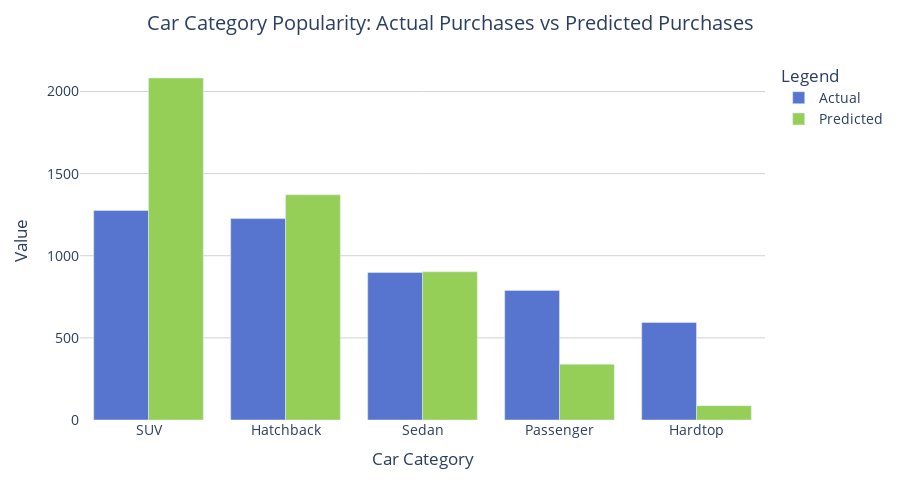

Source (notebook cell):
### Code cell
import plotly.express as px

car_sales_combo = pd.concat([car_sales_actual, car_sales_predicted], ignore_index=True)
fig = px.bar(
    car_sales_combo,
    x='Car Category',
    y='Value',
    color='Source',
    barmode='group',
    color_discrete_map={'Actual': '#5775CF', 'Predicted': '#95CF57'}
)
fig.update_layout(
    width=900,
    height=500,
    title=dict(
        text='Car Category Popularity: Actual Purchases vs Predicted Purchases',
        x=0.5,
        xanchor='center'
    ),
    xaxis_title='Car Category',
    yaxis_title='Value',
    bargap=0.2,
    plot_bgcolor='white',
    font=dict(size=14),
    legend_title='Legend',
    #xaxis=dict(
        #showgrid=True,
        #gridcolor='lightgray',
        #gridwidth=1
    #),
    yaxis=dict(
        showgrid=True,
        gridcolor='lightgray',
        gridwidth=1
    )
)
fig.show()

### Figure 1 — Plotly figure (JSON) as saved in the notebook; plotly's stock layout.template omitted (floating-point values rounded to 4 significant figures)
{"data": [{"alignmentgroup": "True", "hovertemplate": "Source=Actual<br>Car Category=%{x}<br>Value=%{y}<extra></extra>", "legendgroup": "Actual", "marker": {"color": "#5775CF", "pattern": {"shape": ""}}, "name": "Actual", "offsetgroup": "Actual", "orientation": "v", "showlegend": true, "textposition": "auto", "type": "bar", "x": ["SUV", "Hatchback", "Sedan", "Passenger", "Hardtop"], "xaxis": "x", "y": [1275, 1226, 898, 789, 594], "yaxis": "y"}, {"alignmentgroup": "True", "hovertemplate": "Source=Predicted<br>Car Category=%{x}<br>Value=%{y}<extra></extra>", "legendgroup": "Predicted", "marker": {"color": "#95CF57", "pattern": {"shape": ""}}, "name": "Predicted", "offsetgroup": "Predicted", "orientation": "v", "showlegend": true, "textposition": "auto", "type": "bar", "x": ["SUV", "Hatchback", "Sedan", "Passenger", "Hardtop"], "xaxis": "x", "y": [2082, 1371, 902, 340, 87], "yaxis": "y"}], "layout": {"bargap": 0.2, "barmode": "group", "font": {"size": 14}, "height": 500, "legend": {"title": {"text": "Legend"}, "tracegroupgap": 0}, "margin": {"t": 60}, "plot_bgcolor": "white", "title": {"text": "Car Category Popularity: Actual Purchases vs Predicted Purchases", "x": 0.5, "xanchor": "center"}, "width": 900, "xaxis": {"anchor": "y", "domain": [0, 1], "title": {"text": "Car Category"}}, "yaxis": {"anchor": "x", "domain": [0, 1], "gridcolor": "lightgray", "gridwidth": 1, "showgrid": true, "title": {"text": "Value"}}}}
